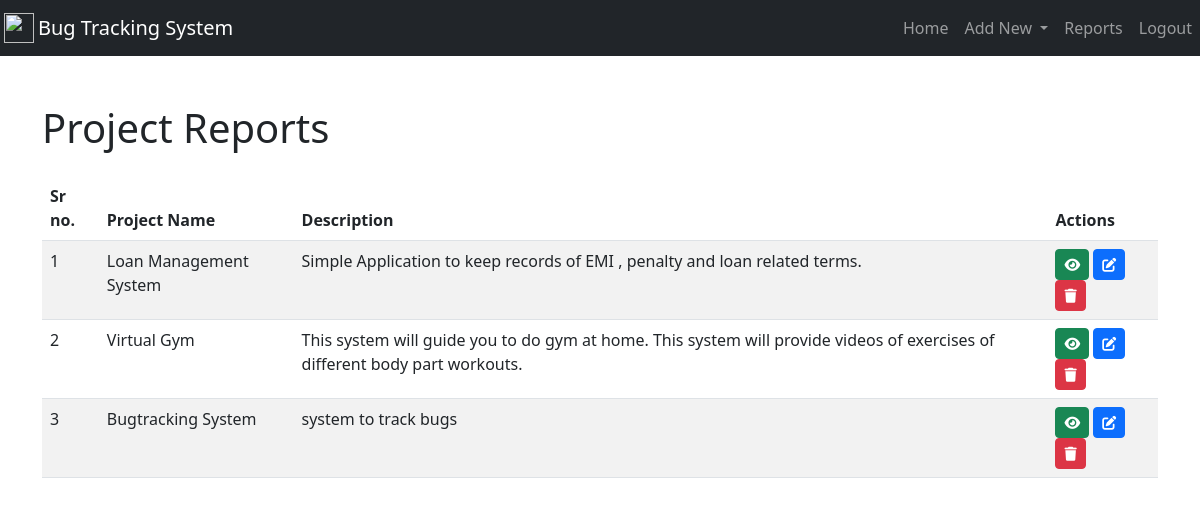
The app's page /reports.php with its own data.
### tables this page shows
CREATE TABLE `projects` (
  `id` int(11) NOT NULL,
  `project_name` varchar(255) NOT NULL,
  `submission_date` varchar(50) NOT NULL,
  `client_name` varchar(255) NOT NULL,
  `client_address` varchar(255) NOT NULL,
  `client_number` varchar(20) NOT NULL,
  `project_lead` varchar(255) NOT NULL,
  `description` varchar(255) NOT NULL
);

### reports.php (the view, shortened to what this page needs)
<!DOCTYPE html>
<html lang="en">
<head>
    <link href="https://cdn.jsdelivr.net/npm/bootstrap@5.2.3/dist/css/bootstrap.min.css" rel="stylesheet"
>
    <link rel="stylesheet" href="https://cdnjs.cloudflare.com/ajax/libs/font-awesome/6.4.0/css/all.min.css"
 />
</head>
<body>
    <nav class="navbar navbar-expand-md navbar-dark bg-dark">
        <a href="#" class="navbar-brand h1 mx-1 mb-0 p-0">
            <img src="https://getbootstrap.com/docs/4.0/assets/brand/bootstrap-solid.svg" width="30" height="30" alt="">
        </a>
        <a class="navbar-brand" href="#">Bug Tracking System</a>
        <div class="collapse navbar-collapse" id="navbarNav">
            <ul class="navbar-nav ms-auto">
                <li class="nav-item active">
                    <a class="nav-link" href="Home.php">Home</a>
                </li>
                <li class="nav-item dropdown">
                    <a class="nav-link dropdown-toggle" href="#" id="navbarDropdown" role="button"
                        data-toggle="dropdown" aria-haspopup="true" aria-expanded="false">
                        Add New
                    </a>
                </li>
                <li class="nav-item">
                    <a class="nav-link" href="reports.php">Reports</a>
                </li>
                <li class="nav-item">
                    <a class="nav-link" href="logout.php?logout=true">Logout</a>
                </li>
            </ul>
        </div>
    </nav>
    <div class="container mt-5">
        <h1>Project Reports</h1>
        <table class="table table-striped mt-4">
            <thead>
                <tr>
                    <th>Sr no.</th>
                    <th>Project Name</th>
                    <th>Description</th>
                    <th>Actions</th>
                </tr>
            </thead>
            <tbody>
                <?php
                $servername = "localhost";
                $username = "root";
                $password = "";
                $dbname = "bugtrackingsystem";
                $conn = new mysqli($servername, $username, $password, $dbname);
                $sql = "SELECT id,project_name, description FROM projects";
                $result = $conn->query($sql);
                if ($result->num_rows > 0) {
                    $serialNumber = 1;
                    while ($row = $result->fetch_assoc()) {
                        echo "<tr>";
                        echo "<td>" . $serialNumber . "</td>";
                        echo "<td>" . $row["project_name"] . "</td>";
                        echo "<td>" . $row["description"] . "</td>";
                        echo '<td>
                                    <a href="ViewProject.php?name=' . urlencode($row["project_name"]) . '&id=' . $row["id"] . '" class="btn btn-success btn-sm"><i class="fas fa-eye"></i></a>
                                    <a href="EditProject.php?id=' . $row["id"] . '&name=' . urlencode($row["project_name"]) . '" class="btn btn-primary btn-sm"><i class="fas fa-edit"></i></a>
                                    <a href="DeleteProject.php?id=' . $row["id"] . '&name=' . urlencode($row["project_name"]) . '" class="btn btn-danger btn-sm"><i class="fas fa-trash"></i></a>
                              </td>';
                        echo "</tr>";
                        $serialNumber++;
                    }
                } else {
                    echo "<tr><td colspan='3'>No projects found.</td></tr>";
                }
                ?>
            </tbody>
        </table>
    </div>
</body>
</html>

### records on screen
projects: project_name "Loan Management System", description "Simple Application to keep records of EMI , penalty and loan related terms."
projects: project_name "Virtual Gym", description "This system will guide you to do gym at home. This system will provide videos of exercises of different body part workouts."
projects: project_name "Bugtracking System", description "system to track bugs"
